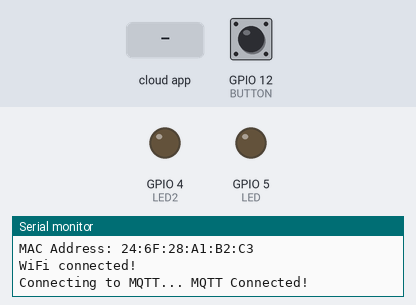
This program was run on a simulated ESP8266 (NodeMCU). Shown: output pins drawn as LEDs (lit = HIGH), the last lines printed to the serial monitor. The inputs (shaded band) are chosen by the test bench; at power-on: GPIO 12 (BUTTON) LOW. WiFi joins after 1.5 s; servers stay silent unless stated; no MQTT or app messages arrive unless stated.

Above: at 2.7 s.
2.8 s: the phone or cloud app sets server to 1
At 4.2 s:
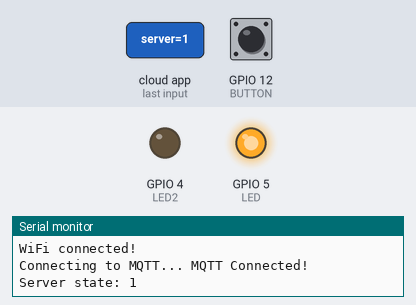
5.9 s: the phone or cloud app sets server to 0
At 6.3 s:
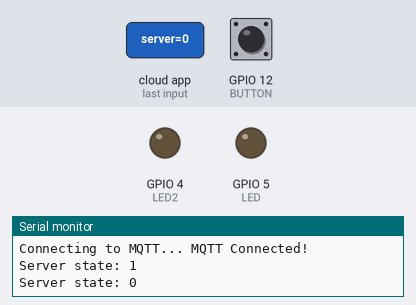
Timing chart, 0 to 8.9 s (numbered marks = the images above; inputs shaded):
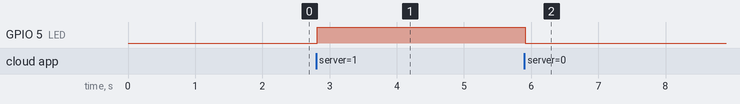

Measured:
- after the input at 2.8 s, GPIO 5 (LED): LOW → HIGH at once
- after the input at 5.9 s, GPIO 5 (LED): HIGH → LOW at once

The program:

main.cpp
```cpp
// (licence header left out)
#include <Arduino.h>

#include <SPI.h>
#include <ESP8266WiFi.h>
#include <Adafruit_MQTT.h>
#include <Adafruit_MQTT_Client.h>

#define LED 5
#define LED2 4
#define BUTTON 12

#define WIFI_SSID "Red Hat Guest"
#define WIFI_PASSWORD "" /* INSERT WIFI PASSWORD HERE */

#define MQTT_TOPIC_PREFIX "/GirlsDay2017/redhat/munich"
#define MQTT_SERVER "iot.eclipse.org"
#define MQTT_PORT 1883

// #define DEVICE_ID "oliver"

WiFiClient client;

Adafruit_MQTT_Client mqtt(&client, MQTT_SERVER, MQTT_PORT);

Adafruit_MQTT_Publish *  clickedPub;
Adafruit_MQTT_Publish * clientStatePub;
Adafruit_MQTT_Subscribe * serverStateSub;

uint32_t state = 0;

void MQTT_connect();

void serverChanged(uint32_t);

String prefix() {
  String prefix = String(MQTT_TOPIC_PREFIX);
  prefix.concat("/");

  #ifdef DEVICE_ID
  prefix.concat(DEVICE_ID);
  #else
  prefix.concat(WiFi.macAddress());
  #endif

  prefix.replace(':', '-');
  return prefix;
}

String * topicClicked;
String * topicClient;
String * topicServer;

void setup() {

  Serial.begin(9600);
  Serial.println();

  pinMode(LED, OUTPUT);
  pinMode(LED2, OUTPUT);

  pinMode(BUTTON, INPUT);

  digitalWrite(LED, LOW);
  digitalWrite(LED2, LOW);

  Serial.println("Connecting to WiFi ...");

  WiFi.mode(WIFI_STA);
  WiFi.begin(WIFI_SSID, WIFI_PASSWORD);

  topicClicked = new String(prefix());
  topicClicked->concat("/clicked");

  topicClient = new String(prefix());
  topicClient->concat("/client");

  topicServer = new String(prefix());
  topicServer->concat("/server");

  clickedPub = new Adafruit_MQTT_Publish(&mqtt, topicClicked->c_str());
  clientStatePub  = new Adafruit_MQTT_Publish(&mqtt, topicClient->c_str());
  serverStateSub = new Adafruit_MQTT_Subscribe(&mqtt, topicServer->c_str());

  Serial.println("Topics:");
  Serial.println(*topicClicked);
  Serial.println(*topicClient);
  Serial.println(*topicServer);

  Serial.print("MAC Address: ");
  Serial.println(WiFi.macAddress());

  while ( !WiFi.isConnected() ) {
    delay(100);
  }

  serverStateSub->setCallback(serverChanged);
  mqtt.subscribe(serverStateSub);

  Serial.println("WiFi connected!");
}

int clicks = 0;
bool lastClicked = false;

void loop() {

  MQTT_connect();

  mqtt.processPackets(10);

  digitalWrite(LED, ( state & 1 ) > 0 ? HIGH : LOW );
  digitalWrite(LED2, ( state & 2 ) > 0 ? HIGH : LOW );

  bool clicked = digitalRead(BUTTON);

  if ( !lastClicked && clicked ) {
    clicks++;
    clickedPub->publish(clicks);
    Serial.println(clicks);
  }
  lastClicked = clicked;

}

void serverChanged(uint32_t _state) {
  Serial.print ( "Server state: ");
  Serial.println ( _state );

  state = _state;
}

void MQTT_connect() {
  int8_t ret;

  // Stop if already connected.
  if (mqtt.connected()) {
    return;
  }

  Serial.print("Connecting to MQTT... ");

  uint8_t retries = 3;
  while ((ret = mqtt.connect()) != 0) { // connect will return 0 for connected
       Serial.println(mqtt.connectErrorString(ret));
       Serial.println("Retrying MQTT connection in 5 seconds...");
       mqtt.disconnect();
       delay(5000);  // wait 5 seconds
       retries--;
       if (retries == 0) {
         // basically die and wait for WDT to reset me
         while (1);
       }
  }

  clientStatePub->publish(1);

  mqtt.will(topicClient->c_str(), "0", 1, 1);

  Serial.println("MQTT Connected!");
}
```
